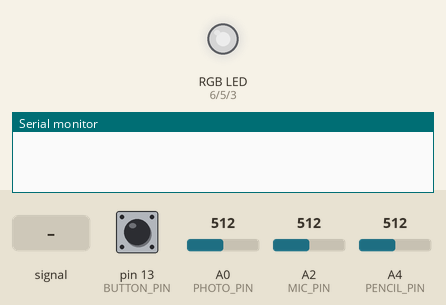
A sketch run on a simulated Arduino Uno, built with avr-gcc and run on an emulated ATmega328P. Shown: an RGB LED mixed from three pins (HIGH = lit), the last lines printed to the serial monitor. Inputs (shaded band) come from the test bench; at power-on: A2 (MIC_PIN) = 512, pin 13 (BUTTON_PIN) HIGH, A0 (PHOTO_PIN) = 512, A4 (PENCIL_PIN) = 512. Dim RGB values are drawn brighter than linear.

Above: at 1.2 s.
1.3 s: A2 (MIC_PIN) fed a 2 Hz sine of ±306 counts around its level
At 2.79 s:
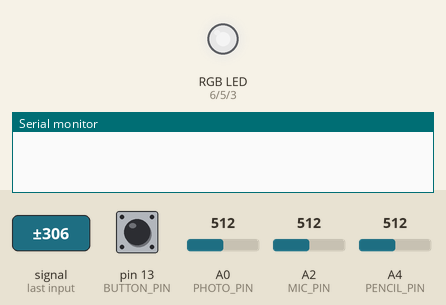
4.3 s: A2 (MIC_PIN) set to 245
5.9 s: A2 (MIC_PIN) set to 0
At 6.8 s:
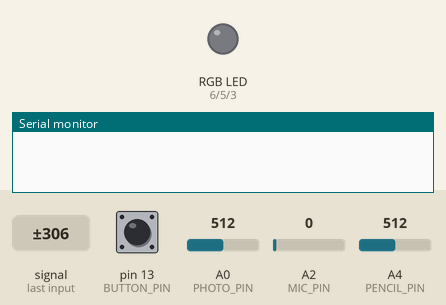
7.5 s: pin 13 (BUTTON_PIN) pulled LOW for 0.15 s
At 9.0 s:
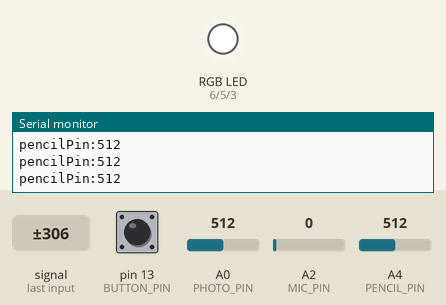
9.5 s: pin 13 (BUTTON_PIN) pulled LOW for 1 s
At 11.3 s:
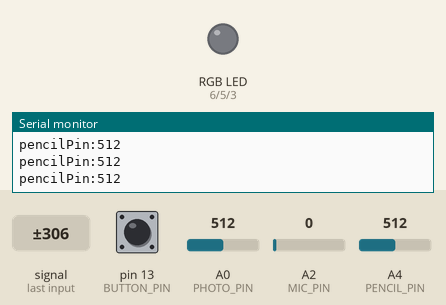
Timing chart, 0 to 12.8 s (numbered marks = the images above; inputs shaded):
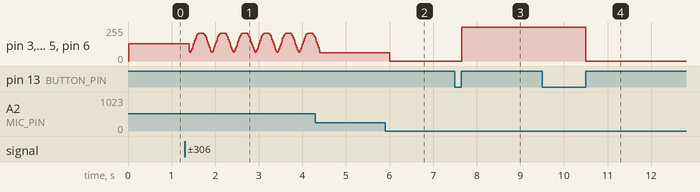

The sketch:

assignment1.ino
```cpp
const int BUTTON_PIN = 13;
const int DEBOUNCE_MS = 30;
const int MODE_COUNT = 3;

const int RED_PIN = 6;
const int GREEN_PIN  = 5;
const int BLUE_PIN  = 3;

const int COLOR_TIMER_MS = 20;
const int COLOR_MAX_VALUE = 255;
const int PHOTO_PIN = A0;
const float PHOTO_INPUT_MULTIPLIER = 0.04;

const int MIC_PIN = A2;
const int SOUND_MEMORY_SIZE = 500;
const float AUDIO_INPUT_MULTIPLIER = 0.001;

const int PENCIL_PIN = A4;
const int RED_BORDER = 1;
const int YELLOW_BORDER = 2;
const int GREEN_BORDER = 3;
const int CYAN_BORDER = 5;
const int BLUE_BORDER = 9;
const int MAGENTA_BORDER = 14;


int savedButtonValue;
unsigned long buttonReadMillis;
int mode;

unsigned long colorChangeMillis;
int currentColor[] = {255, 0, 0};
int favoriteColor[] = {255, 255, 255};
float currentBrightness = 1.0;

int fadingInRGB = 1;
int fadeSpeed = 5;

int soundMemory[SOUND_MEMORY_SIZE];
unsigned long numSoundsRecorded = 0;

void setup() {
  Serial.begin(9600);

  pinMode(BUTTON_PIN, INPUT);
  pinMode(RED_PIN, OUTPUT);
  pinMode(GREEN_PIN, OUTPUT);
  pinMode(BLUE_PIN, OUTPUT);
  pinMode(PHOTO_PIN, INPUT);
  pinMode(MIC_PIN, INPUT);
  pinMode(PENCIL_PIN, INPUT);

  mode = 0;
  colorChangeMillis = millis();
}

//currently not setting timers only at the end. could be a bug if a loop takes too long.
void loop() {
  if (mode == 0) {
    crossFadeLoop();
  }
  else if (mode == 1) {
    audioResponseLoop();
  }
  else if (mode ==2) {
    //creative
    pencilLoop();
  }


  if (millis() >= buttonReadMillis) {
    int buttonValue = digitalRead(BUTTON_PIN);
    if (buttonValue != savedButtonValue) {
      //Serial.print("new button read: ");
      //Serial.println(buttonValue);
      savedButtonValue = buttonValue;
      if (buttonValue == 1) {
        mode = (mode + 1) % MODE_COUNT;
        //Serial.print("entering mode ");
        //Serial.println(mode);
        if (mode==2) {
          audioResponseBegin();
        }
      }
      buttonReadMillis = millis() + DEBOUNCE_MS;
    }
  }
}


void crossFadeLoop() {
  if (millis() >= colorChangeMillis) {
    currentColor[fadingInRGB] += fadeSpeed;
    currentColor[(fadingInRGB + 2) % 3] -= fadeSpeed;
    currentBrightness = max(0.0, 1.0 - analogRead(PHOTO_PIN) * PHOTO_INPUT_MULTIPLIER);

    //fadingInRGB has peaked, so it's time for it to fade out and have another fade in.
    if(currentColor[fadingInRGB] > COLOR_MAX_VALUE){
      //Serial.print( "brightness:");
      //Serial.println(analogRead(PHOTO_PIN) * PHOTO_INPUT_MULTIPLIER);

      fadingInRGB = (fadingInRGB + 1) % 3;
      currentColor[(fadingInRGB) % 3] = 0;
      currentColor[(fadingInRGB + 1) % 3] = 0;
      currentColor[(fadingInRGB + 2) % 3] = COLOR_MAX_VALUE;
    }
    //set the color and schedule the next change
    writeColor(currentColor, max(0.0, currentBrightness));
    colorChangeMillis = millis() + COLOR_TIMER_MS;
  }
}

void audioResponseBegin() {
  memset(soundMemory, 0, sizeof(soundMemory));
  numSoundsRecorded = 0;
}

void audioResponseLoop() {

  int soundIndex = numSoundsRecorded % SOUND_MEMORY_SIZE;
  int read = analogRead(MIC_PIN);
  soundMemory[soundIndex] = read;
  numSoundsRecorded ++;
  if (millis() >= colorChangeMillis) {
    int highest = 0;
    int lowest = 0;
    for (int i = 0; i < min(numSoundsRecorded, SOUND_MEMORY_SIZE); i++) {
      if (soundMemory[i] > highest) {
        highest = soundMemory[i];
      }
      else if (soundMemory[i] < lowest)  {
        lowest = soundMemory[i];
      }
    }
    int loudest = highest - lowest;
    //Serial.print("micLoudest:");
    //Serial.println(loudest);

    currentBrightness = min(1.0, loudest * AUDIO_INPUT_MULTIPLIER);
    writeColor(favoriteColor, max(0.0, currentBrightness));
    colorChangeMillis = millis() + COLOR_TIMER_MS;
  }
}

void pencilLoop() {
  if (millis() >= colorChangeMillis) {
    int pencilRead = analogRead(PENCIL_PIN);
    Serial.print("pencilPin:");
    Serial.println(pencilRead);

    if (pencilRead < RED_BORDER) {
      favoriteColor[0] = 255;
      favoriteColor[1] = 0;
      favoriteColor[2] = 0;
    }
    else if (pencilRead < YELLOW_BORDER) {
      favoriteColor[0] = 255;
      favoriteColor[1] = 255;
      favoriteColor[2] = 0;
    }
    else if (pencilRead < GREEN_BORDER) {
      favoriteColor[0] = 0;
      favoriteColor[1] = 255;
      favoriteColor[2] = 0;
    }
    else if (pencilRead < CYAN_BORDER) {
      favoriteColor[0] = 0;
      favoriteColor[1] = 255;
      favoriteColor[2] = 255;
    }
    else if (pencilRead < BLUE_BORDER) {
      favoriteColor[0] = 0;
      favoriteColor[1] = 0;
      favoriteColor[2] = 255;
    }
    else if (pencilRead < MAGENTA_BORDER) {
      favoriteColor[0] = 255;
      favoriteColor[1] = 0;
      favoriteColor[2] = 255;
    }
    else {
      favoriteColor[0] = 255;
      favoriteColor[1] = 255;
      favoriteColor[2] = 255;
    }
    currentBrightness = 1.0;
    writeColor(favoriteColor, max(0.0, currentBrightness));
    colorChangeMillis = millis() + COLOR_TIMER_MS;
  }
}

//analog write to 3 color pins in one method. multiplier must be 1.0 or less.
void writeColor(int color[], float multiplier)
{
  analogWrite(RED_PIN, (int) (multiplier * color[0]));
  analogWrite(GREEN_PIN, (int) (multiplier * color[1]));
  analogWrite(BLUE_PIN, (int) (multiplier * color[2]));
}
```

Measured:
- after the input at 5.9 s, pin 3 (BLUE_PIN), pin 5 (GREEN_PIN), pin 6 (RED_PIN): 62/255 → 0/255 after 0.10 s
- after the input at 7.5 s, pin 3 (BLUE_PIN), pin 5 (GREEN_PIN), pin 6 (RED_PIN): 0/255 → 255/255 after 0.16 s
- after the input at 9.5 s, pin 3 (BLUE_PIN), pin 5 (GREEN_PIN), pin 6 (RED_PIN): 255/255 → 0/255 after 1.0 s
